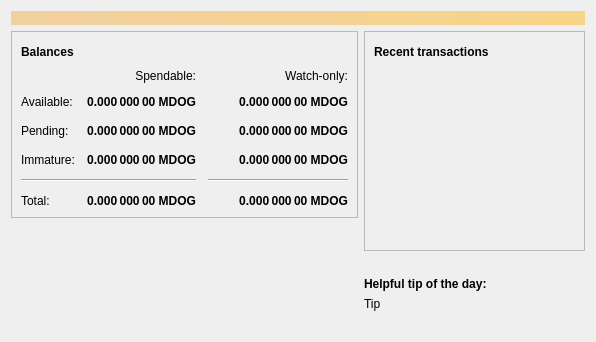
<?xml version="1.0" encoding="UTF-8"?>
<ui version="4.0">
 <class>OverviewPage</class>
 <widget class="QWidget" name="OverviewPage">
  <property name="geometry">
   <rect>
    <x>0</x>
    <y>0</y>
    <width>596</width>
    <height>342</height>
   </rect>
  </property>
  <property name="windowTitle">
   <string>Form</string>
  </property>
  <layout class="QVBoxLayout" name="topLayout">
   <item>
    <widget class="QLabel" name="labelAlerts">
     <property name="visible">
      <bool>false</bool>
     </property>
     <property name="styleSheet">
      <string notr="true">QLabel { background-color: qlineargradient(x1: 0, y1: 0, x2: 1, y2: 0, stop:0 #F0D0A0, stop:1 #F8D488); color:#000000; }</string>
     </property>
     <property name="wordWrap">
      <bool>true</bool>
     </property>
     <property name="margin">
      <number>3</number>
     </property>
     <property name="textInteractionFlags">
      <set>Qt::TextSelectableByMouse</set>
     </property>
    </widget>
   </item>
   <item>
    <layout class="QHBoxLayout" name="horizontalLayout" stretch="1,1">
     <item>
      <layout class="QVBoxLayout" name="verticalLayout_2">
       <item>
        <widget class="QFrame" name="frame">
         <property name="frameShape">
          <enum>QFrame::StyledPanel</enum>
         </property>
         <property name="frameShadow">
          <enum>QFrame::Raised</enum>
         </property>
         <layout class="QVBoxLayout" name="verticalLayout_4">
          <item>
           <layout class="QHBoxLayout" name="horizontalLayout_4">
            <item>
             <widget class="QLabel" name="label_5">
              <property name="font">
               <font>
                <weight>75</weight>
                <bold>true</bold>
               </font>
              </property>
              <property name="text">
               <string>Balances</string>
              </property>
             </widget>
            </item>
            <item>
             <widget class="QPushButton" name="labelWalletStatus">
              <property name="enabled">
               <bool>true</bool>
              </property>
              <property name="maximumSize">
               <size>
                <width>30</width>
                <height>16777215</height>
               </size>
              </property>
              <property name="toolTip">
               <string>The displayed information may be out of date. Your wallet automatically synchronizes with the Dogecoin network after a connection is established, but this process has not completed yet.</string>
              </property>
              <property name="text">
               <string/>
              </property>
              <property name="icon">
               <iconset resource="../bitcoin.qrc">
                <normaloff>:/icons/warning</normaloff>
                <disabledoff>:/icons/warning</disabledoff>:/icons/warning</iconset>
              </property>
              <property name="iconSize">
               <size>
                <width>24</width>
                <height>24</height>
               </size>
              </property>
              <property name="flat">
               <bool>true</bool>
              </property>
             </widget>
            </item>
            <item>
             <spacer name="horizontalSpacer_3">
              <property name="orientation">
               <enum>Qt::Horizontal</enum>
              </property>
              <property name="sizeHint" stdset="0">
               <size>
                <width>40</width>
                <height>20</height>
               </size>
              </property>
             </spacer>
            </item>
           </layout>
          </item>
          <item>
           <layout class="QGridLayout" name="gridLayout">
            <property name="spacing">
             <number>12</number>
            </property>
            <item row="2" column="2">
             <widget class="QLabel" name="labelWatchPending">
              <property name="font">
               <font>
                <weight>75</weight>
                <bold>true</bold>
               </font>
              </property>
              <property name="cursor">
               <cursorShape>IBeamCursor</cursorShape>
              </property>
              <property name="toolTip">
               <string>Unconfirmed transactions to watch-only addresses</string>
              </property>
              <property name="text">
               <string notr="true">0.000 000 00 MDOG</string>
              </property>
              <property name="alignment">
               <set>Qt::AlignRight|Qt::AlignTrailing|Qt::AlignVCenter</set>
              </property>
              <property name="textInteractionFlags">
               <set>Qt::LinksAccessibleByMouse|Qt::TextSelectableByKeyboard|Qt::TextSelectableByMouse</set>
              </property>
             </widget>
            </item>
            <item row="2" column="1">
             <widget class="QLabel" name="labelUnconfirmed">
              <property name="font">
               <font>
                <weight>75</weight>
                <bold>true</bold>
               </font>
              </property>
              <property name="cursor">
               <cursorShape>IBeamCursor</cursorShape>
              </property>
              <property name="toolTip">
               <string>Total of transactions that have yet to be confirmed, and do not yet count toward the spendable balance</string>
              </property>
              <property name="text">
               <string notr="true">0.000 000 00 MDOG</string>
              </property>
              <property name="alignment">
               <set>Qt::AlignRight|Qt::AlignTrailing|Qt::AlignVCenter</set>
              </property>
              <property name="textInteractionFlags">
               <set>Qt::LinksAccessibleByMouse|Qt::TextSelectableByKeyboard|Qt::TextSelectableByMouse</set>
              </property>
             </widget>
            </item>
            <item row="3" column="2">
             <widget class="QLabel" name="labelWatchImmature">
              <property name="font">
               <font>
                <weight>75</weight>
                <bold>true</bold>
               </font>
              </property>
              <property name="cursor">
               <cursorShape>IBeamCursor</cursorShape>
              </property>
              <property name="toolTip">
               <string>Mined balance in watch-only addresses that has not yet matured</string>
              </property>
              <property name="text">
               <string notr="true">0.000 000 00 MDOG</string>
              </property>
              <property name="alignment">
               <set>Qt::AlignRight|Qt::AlignTrailing|Qt::AlignVCenter</set>
              </property>
              <property name="textInteractionFlags">
               <set>Qt::LinksAccessibleByMouse|Qt::TextSelectableByKeyboard|Qt::TextSelectableByMouse</set>
              </property>
             </widget>
            </item>
            <item row="4" column="0" colspan="2">
             <widget class="Line" name="line">
              <property name="orientation">
               <enum>Qt::Horizontal</enum>
              </property>
             </widget>
            </item>
            <item row="4" column="2">
             <widget class="Line" name="lineWatchBalance">
              <property name="sizePolicy">
               <sizepolicy hsizetype="Preferred" vsizetype="Fixed">
                <horstretch>0</horstretch>
                <verstretch>0</verstretch>
               </sizepolicy>
              </property>
              <property name="minimumSize">
               <size>
                <width>140</width>
                <height>0</height>
               </size>
              </property>
              <property name="orientation">
               <enum>Qt::Horizontal</enum>
              </property>
             </widget>
            </item>
            <item row="5" column="0">
             <widget class="QLabel" name="labelTotalText">
              <property name="text">
               <string>Total:</string>
              </property>
             </widget>
            </item>
            <item row="3" column="1">
             <widget class="QLabel" name="labelImmature">
              <property name="font">
               <font>
                <weight>75</weight>
                <bold>true</bold>
               </font>
              </property>
              <property name="cursor">
               <cursorShape>IBeamCursor</cursorShape>
              </property>
              <property name="toolTip">
               <string>Mined balance that has not yet matured</string>
              </property>
              <property name="text">
               <string notr="true">0.000 000 00 MDOG</string>
              </property>
              <property name="alignment">
               <set>Qt::AlignRight|Qt::AlignTrailing|Qt::AlignVCenter</set>
              </property>
              <property name="textInteractionFlags">
               <set>Qt::LinksAccessibleByMouse|Qt::TextSelectableByKeyboard|Qt::TextSelectableByMouse</set>
              </property>
             </widget>
            </item>
            <item row="2" column="3">
             <spacer name="horizontalSpacer_2">
              <property name="orientation">
               <enum>Qt::Horizontal</enum>
              </property>
              <property name="sizeHint" stdset="0">
               <size>
                <width>40</width>
                <height>20</height>
               </size>
              </property>
             </spacer>
            </item>
            <item row="3" column="0">
             <widget class="QLabel" name="labelImmatureText">
              <property name="text">
               <string>Immature:</string>
              </property>
             </widget>
            </item>
            <item row="5" column="1">
             <widget class="QLabel" name="labelTotal">
              <property name="font">
               <font>
                <weight>75</weight>
                <bold>true</bold>
               </font>
              </property>
              <property name="cursor">
               <cursorShape>IBeamCursor</cursorShape>
              </property>
              <property name="toolTip">
               <string>Your current total balance</string>
              </property>
              <property name="text">
               <string notr="true">0.000 000 00 MDOG</string>
              </property>
              <property name="alignment">
               <set>Qt::AlignRight|Qt::AlignTrailing|Qt::AlignVCenter</set>
              </property>
              <property name="textInteractionFlags">
               <set>Qt::LinksAccessibleByMouse|Qt::TextSelectableByKeyboard|Qt::TextSelectableByMouse</set>
              </property>
             </widget>
            </item>
            <item row="5" column="2">
             <widget class="QLabel" name="labelWatchTotal">
              <property name="font">
               <font>
                <weight>75</weight>
                <bold>true</bold>
               </font>
              </property>
              <property name="cursor">
               <cursorShape>IBeamCursor</cursorShape>
              </property>
              <property name="toolTip">
               <string>Current total balance in watch-only addresses</string>
              </property>
              <property name="text">
               <string notr="true">0.000 000 00 MDOG</string>
              </property>
              <property name="alignment">
               <set>Qt::AlignRight|Qt::AlignTrailing|Qt::AlignVCenter</set>
              </property>
              <property name="textInteractionFlags">
               <set>Qt::LinksAccessibleByMouse|Qt::TextSelectableByKeyboard|Qt::TextSelectableByMouse</set>
              </property>
             </widget>
            </item>
            <item row="0" column="2">
             <widget class="QLabel" name="labelWatchonly">
              <property name="text">
               <string>Watch-only:</string>
              </property>
              <property name="alignment">
               <set>Qt::AlignRight|Qt::AlignTrailing|Qt::AlignVCenter</set>
              </property>
             </widget>
            </item>
            <item row="1" column="0">
             <widget class="QLabel" name="labelBalanceText">
              <property name="text">
               <string>Available:</string>
              </property>
             </widget>
            </item>
            <item row="1" column="1">
             <widget class="QLabel" name="labelBalance">
              <property name="font">
               <font>
                <weight>75</weight>
                <bold>true</bold>
               </font>
              </property>
              <property name="cursor">
               <cursorShape>IBeamCursor</cursorShape>
              </property>
              <property name="toolTip">
               <string>Your current spendable balance</string>
              </property>
              <property name="text">
               <string notr="true">0.000 000 00 MDOG</string>
              </property>
              <property name="alignment">
               <set>Qt::AlignRight|Qt::AlignTrailing|Qt::AlignVCenter</set>
              </property>
              <property name="textInteractionFlags">
               <set>Qt::LinksAccessibleByMouse|Qt::TextSelectableByKeyboard|Qt::TextSelectableByMouse</set>
              </property>
             </widget>
            </item>
            <item row="1" column="2">
             <widget class="QLabel" name="labelWatchAvailable">
              <property name="font">
               <font>
                <weight>75</weight>
                <bold>true</bold>
               </font>
              </property>
              <property name="cursor">
               <cursorShape>IBeamCursor</cursorShape>
              </property>
              <property name="toolTip">
               <string>Your current balance in watch-only addresses</string>
              </property>
              <property name="text">
               <string notr="true">0.000 000 00 MDOG</string>
              </property>
              <property name="alignment">
               <set>Qt::AlignRight|Qt::AlignTrailing|Qt::AlignVCenter</set>
              </property>
              <property name="textInteractionFlags">
               <set>Qt::LinksAccessibleByMouse|Qt::TextSelectableByKeyboard|Qt::TextSelectableByMouse</set>
              </property>
             </widget>
            </item>
            <item row="2" column="0">
             <widget class="QLabel" name="labelPendingText">
              <property name="text">
               <string>Pending:</string>
              </property>
             </widget>
            </item>
            <item row="0" column="1">
             <widget class="QLabel" name="labelSpendable">
              <property name="text">
               <string>Spendable:</string>
              </property>
              <property name="alignment">
               <set>Qt::AlignRight|Qt::AlignTrailing|Qt::AlignVCenter</set>
              </property>
             </widget>
            </item>
           </layout>
          </item>
         </layout>
        </widget>
       </item>
       <item>
        <spacer name="verticalSpacer">
         <property name="orientation">
          <enum>Qt::Vertical</enum>
         </property>
         <property name="sizeHint" stdset="0">
          <size>
           <width>20</width>
           <height>40</height>
          </size>
         </property>
        </spacer>
       </item>
       <item>
        <layout class="QGridLayout" name="logo_grid">
          <item>
            <widget class="QLabel" name="label_wallet_bgcoin">
             <property name="text">
              <string/>
             </property>
             <property name="pixmap">
              <pixmap resource="../bitcoin.qrc">:/icons/wallet_bgcoin</pixmap>
             </property>
             <property name="scaledContents">
              <bool>false</bool>
             </property>
             <property name="alignment">
              <set>Qt::AlignCenter</set>
             </property>
             <property name="margin">
              <number>-2</number>
             </property>
            </widget>
          </item>
          <item>
            <widget class="QLabel" name="label_wallet_version_overlay">
              <property name="text">
               <string></string>
              </property>
              <property name="pixmap">
              </property>
              <property name="scaledContents">
               <bool>false</bool>
              </property>
              <property name="alignment">
               <set>Qt::AlignLeft|Qt::AlignBottom</set>
              </property>
              <property name="margin">
               <number>2</number>
              </property>
            </widget>
          </item>
        </layout>
       </item>
      </layout>
     </item>
     <item>
      <layout class="QVBoxLayout" name="verticalLayout_3">
       <item>
        <widget class="QFrame" name="frame_2">
         <property name="frameShape">
          <enum>QFrame::StyledPanel</enum>
         </property>
         <property name="frameShadow">
          <enum>QFrame::Raised</enum>
         </property>
         <layout class="QVBoxLayout" name="verticalLayout">
          <item>
           <layout class="QHBoxLayout" name="horizontalLayout_2">
            <item>
             <widget class="QLabel" name="label_4">
              <property name="font">
               <font>
                <weight>75</weight>
                <bold>true</bold>
               </font>
              </property>
              <property name="text">
               <string>Recent transactions</string>
              </property>
             </widget>
            </item>
            <item>
             <widget class="QPushButton" name="labelTransactionsStatus">
              <property name="enabled">
               <bool>true</bool>
              </property>
              <property name="maximumSize">
               <size>
                <width>30</width>
                <height>16777215</height>
               </size>
              </property>
              <property name="toolTip">
               <string>The displayed information may be out of date. Your wallet automatically synchronizes with the Dogecoin network after a connection is established, but this process has not completed yet.</string>
              </property>
              <property name="text">
               <string/>
              </property>
              <property name="icon">
               <iconset resource="../bitcoin.qrc">
                <normaloff>:/icons/warning</normaloff>
                <disabledoff>:/icons/warning</disabledoff>:/icons/warning</iconset>
              </property>
              <property name="iconSize">
               <size>
                <width>24</width>
                <height>24</height>
               </size>
              </property>
              <property name="flat">
               <bool>true</bool>
              </property>
             </widget>
            </item>
            <item>
             <spacer name="horizontalSpacer">
              <property name="orientation">
               <enum>Qt::Horizontal</enum>
              </property>
              <property name="sizeHint" stdset="0">
               <size>
                <width>40</width>
                <height>20</height>
               </size>
              </property>
             </spacer>
            </item>
           </layout>
          </item>
          <item>
           <widget class="QListView" name="listTransactions">
            <property name="styleSheet">
             <string notr="true">QListView { background: transparent; }</string>
            </property>
            <property name="frameShape">
             <enum>QFrame::NoFrame</enum>
            </property>
            <property name="verticalScrollBarPolicy">
             <enum>Qt::ScrollBarAlwaysOff</enum>
            </property>
            <property name="horizontalScrollBarPolicy">
             <enum>Qt::ScrollBarAlwaysOff</enum>
            </property>
            <property name="selectionMode">
             <enum>QAbstractItemView::NoSelection</enum>
            </property>
           </widget>
          </item>
         </layout>
        </widget>
       </item>
       <item>
        <spacer name="verticalSpacer_2">
         <property name="orientation">
          <enum>Qt::Vertical</enum>
         </property>
         <property name="sizeHint" stdset="0">
          <size>
           <width>20</width>
           <height>40</height>
          </size>
         </property>
        </spacer>
       </item>
       <item>
        <layout class="QVBoxLayout" name="verticalLayout_5">
         <property name="topMargin">
          <number>0</number>
         </property>
         <item>
          <widget class="QLabel" name="label_tip_header">
           <property name="font">
            <font>
             <weight>75</weight>
             <bold>true</bold>
            </font>
           </property>
           <property name="text">
            <string>Helpful tip of the day:</string>
           </property>
          </widget>
         </item>
         <item>
          <widget class="QLabel" name="label_tip">
           <property name="text">
            <string>Tip</string>
           </property>
          </widget>
         </item>
         <item>
          <spacer name="verticalSpacer_3">
           <property name="orientation">
            <enum>Qt::Vertical</enum>
           </property>
           <property name="sizeType">
            <enum>QSizePolicy::Maximum</enum>
           </property>
           <property name="sizeHint" stdset="0">
            <size>
             <width>20</width>
             <height>40</height>
            </size>
           </property>
          </spacer>
         </item>
        </layout>
       </item>
      </layout>
     </item>
    </layout>
   </item>
  </layout>
 </widget>
 <resources>
  <include location="../bitcoin.qrc"/>
 </resources>
 <connections/>
</ui>
